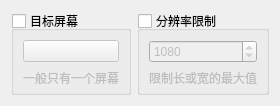
                     <widget class="QWidget" name="screen_page">
                      <layout class="QVBoxLayout" name="verticalLayout_13">
                       <item>
                        <layout class="QHBoxLayout" name="horizontalLayout_7">
                         <item>
                          <widget class="QGroupBox" name="enable_target_screen">
                           <property name="enabled">
                            <bool>true</bool>
                           </property>
                           <property name="title">
                            <string>目标屏幕</string>
                           </property>
                           <property name="checkable">
                            <bool>true</bool>
                           </property>
                           <property name="checked">
                            <bool>false</bool>
                           </property>
                           <layout class="QVBoxLayout" name="verticalLayout_9">
                            <property name="bottomMargin">
                             <number>5</number>
                            </property>
                            <item>
                             <widget class="ComboBox" name="target_screen">
                              <property name="text">
                               <string/>
                              </property>
                              <property name="checkable">
                               <bool>false</bool>
                              </property>
                             </widget>
                            </item>
                            <item>
                             <widget class="QLabel" name="label_8">
                              <property name="toolTip">
                               <string/>
                              </property>
                              <property name="styleSheet">
                               <string notr="true">font: 10pt &quot;微软雅黑&quot;;</string>
                              </property>
                              <property name="text">
                               <string>一般只有一个屏幕</string>
                              </property>
                              <property name="alignment">
                               <set>Qt::AlignCenter</set>
                              </property>
                             </widget>
                            </item>
                           </layout>
                          </widget>
                         </item>
                         <item>
                          <widget class="QGroupBox" name="enable_max_size">
                           <property name="enabled">
                            <bool>true</bool>
                           </property>
                           <property name="toolTip">
                            <string>--max-size
长或宽的最大值</string>
                           </property>
                           <property name="styleSheet">
                            <string notr="true"/>
                           </property>
                           <property name="title">
                            <string>分辨率限制</string>
                           </property>
                           <property name="checkable">
                            <bool>true</bool>
                           </property>
                           <property name="checked">
                            <bool>false</bool>
                           </property>
                           <layout class="QVBoxLayout" name="verticalLayout_12">
                            <property name="bottomMargin">
                             <number>5</number>
                            </property>
                            <item>
                             <widget class="QSpinBox" name="max_size">
                              <property name="minimum">
                               <number>10</number>
                              </property>
                              <property name="maximum">
                               <number>4096</number>
                              </property>
                              <property name="singleStep">
                               <number>10</number>
                              </property>
                              <property name="value">
                               <number>1080</number>
                              </property>
                             </widget>
                            </item>
                            <item>
                             <widget class="QLabel" name="label_7">
                              <property name="toolTip">
                               <string/>
                              </property>
                              <property name="styleSheet">
                               <string notr="true">font: 10pt &quot;微软雅黑&quot;;</string>
                              </property>
                              <property name="text">
                               <string>限制长或宽的最大值</string>
                              </property>
                              <property name="alignment">
                               <set>Qt::AlignCenter</set>
                              </property>
                             </widget>
                            </item>
                           </layout>
                          </widget>
                         </item>
                        </layout>
                       </item>
                      </layout>
                     </widget>
